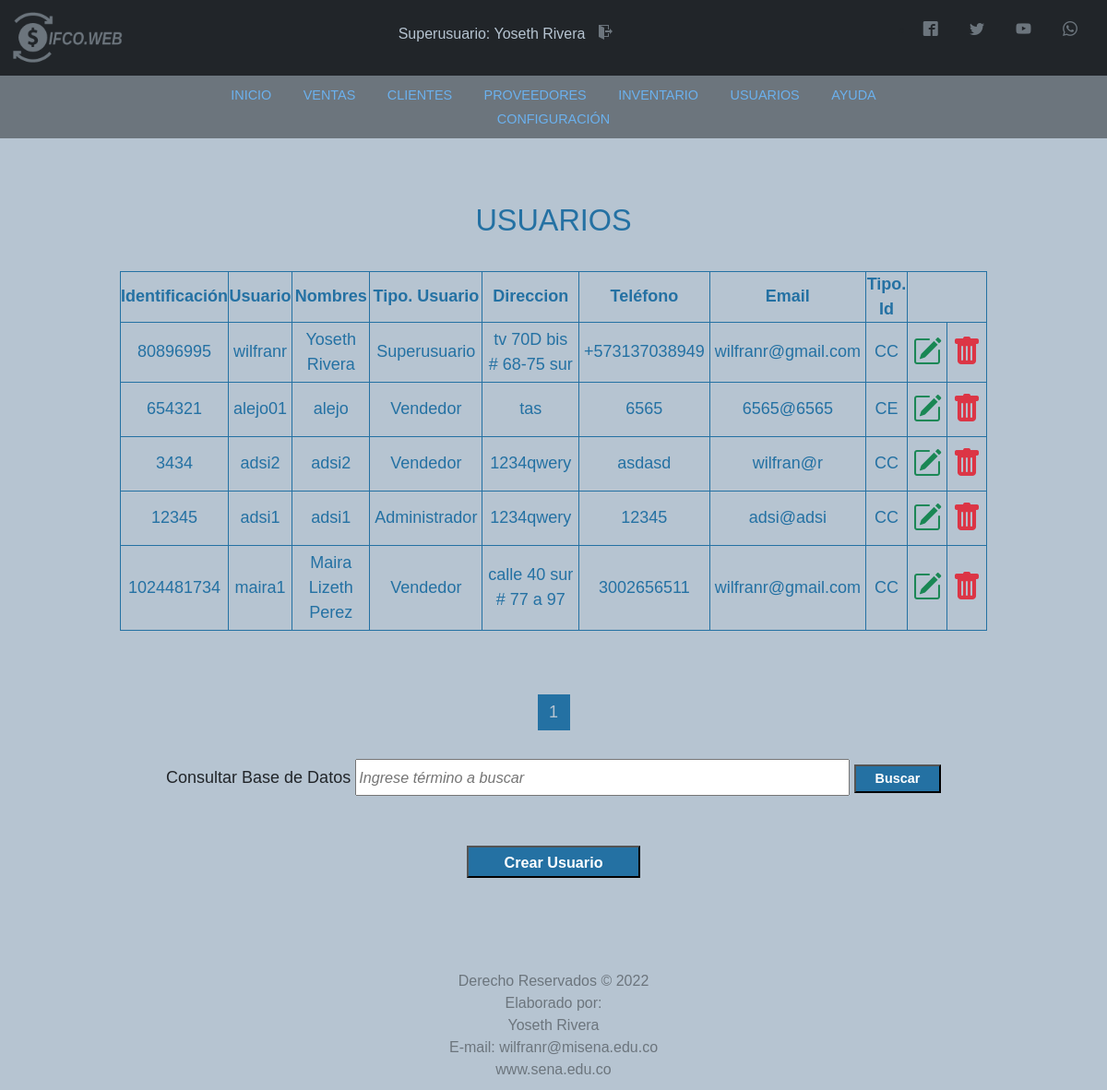
The page /Vista/html/usuarios.php (signed in) on the database its author committed.
### tables this page shows
CREATE TABLE `usuario` (
  `codUsuario` int(11) NOT NULL,
  `id` varchar(20) DEFAULT NULL,
  `tipoId` varchar(11) DEFAULT NULL,
  `nombre` varchar(50) DEFAULT NULL,
  `direccion` text NOT NULL,
  `telefono` varchar(20) NOT NULL,
  `correo` varchar(100) DEFAULT NULL,
  `usuario` varchar(15) DEFAULT NULL,
  `clave` varchar(100) DEFAULT NULL,
  `rol` varchar(20) DEFAULT NULL
);

### Vista/html/usuarios.php (the view, shortened to what this page needs)
<?php
    include '../../includes/conexion.php';
    include '../../includes/header.php';
    include '../../includes/script.php';
    if ($_SESSION['rol'] == 'Administrador' || $_SESSION['rol'] == 'Superusuario') {
    include '../../includes/nav.php';
?>
    <!DOCTYPE html>
    <html lang="es">
    <head>
        <link rel="stylesheet" href="estilos.css">
        <link rel="stylesheet" href="font.css">
    </head>
    <body>
        <div class="container-tabla-usuarios">
            <h1>USUARIOS</h1><br>
            <table class="tabla-usuarios">
                <th>Identificación</th>
                <th>Usuario</th>
                <th>Nombres</th>
                <th>Tipo. Usuario</th>
                <th>Direccion</th>
                <th>Teléfono</th>
                <th>Email</th>
                <th>Tipo. Id</th>
                <?php
                $sql_register = mysqli_query($conexion, "SELECT COUNT(*) as total_registro FROM usuario");
                $result_register = mysqli_fetch_array($sql_register);
                $total_registro = $result_register['total_registro'];
                $por_pagina = 5;
                if (empty($_GET['pagina'])) {
                    $pagina = 1;
                } else {
                    $pagina = $_GET['pagina'];
                }
                $desde = ($pagina - 1) * $por_pagina;
                $total_paginas = ceil($total_registro / $por_pagina);
                if ($_SESSION['rol'] == 'Superusuario') {
                    $sentence = "SELECT * FROM usuario ORDER BY id DESC LIMIT $desde, $por_pagina";
                } else {
                    $sentence = "SELECT * FROM usuario WHERE rol != 'Superusuario' ORDER BY id DESC LIMIT $desde, $por_pagina";
                }
                $result = $conexion->query($sentence) or die("Error al consultar: " . mysqli_error($conexion));
                while ($rows = $result->fetch_assoc()) {
                ?>
                    <tr>
                        <td id="id"><?php echo $rows['id'] ?></td>
                        <td><?php echo $rows['usuario'] ?></td>
                        <td><?php echo $rows['nombre'] ?></td>
                        <td><?php echo $rows['rol'] ?></td>
                        <td><?php echo $rows['direccion'] ?></td>
                        <td><?php echo $rows['telefono'] ?></td>
                        <td><?php echo $rows['correo'] ?></td>
                        <td><?php echo $rows['tipoId'] ?></td>
                        <td><a href="modify_user.php?usr=<?php echo $rows['id'] ?>"><i class="bi bi-pencil-square" style="font-size: 2rem; color: #198754;"></i></a></td>
                        <td><a href="#" onclick="DeleteUser()"><i class="bi bi-trash-fill" style="font-size: 2rem; color: #dc3545;"></i></a>
                    </tr>
                <?php
                }
                ?>
            </table><br><br>
            <div class="paginador">
                <ul>
                    <?php
                    for ($i = 1; $i <= $total_paginas; $i++) {
                        if ($i == $pagina) {
                            echo '<li class="pageSelected" >' . $i . '</li>';
                        } else {
                            echo '<li><a href="?pagina=' . $i . '">' . $i . '</a></li>';
                        }
                    }
                    ?>
                </ul>
            </div>
            <form action="search.php" method="GET">
                <label id="buscar" for="buscar">Consultar Base de Datos </label>
                <input type="text" class="control-buscar" id="busqueda" name="search" placeholder="Ingrese término a buscar">
                <input class="btn-buscar" type="submit" value="Buscar" name="buscar"><br><br><br>
            </form>
            <a href="new_user.php"><input class="btn-crear" type="button" value="Crear Usuario"></a>
        </div>
    </body>
<?php include '../../includes/footer.php';
} else {
    echo '<script>
            UserNoAccess()
        </script>';
}
?>
    </html>

### includes/header.php (shortened to what this page needs)
<?php
include 'conexion.php';
$id = $_SESSION['id'];
$sentence = "SELECT nombre, rol, codUsuario FROM usuario WHERE id = '" . $id . "' ";
$result = $conexion->query($sentence);
$row = $result->fetch_assoc();
?>
<!DOCTYPE html>
<html lang="es">
<head>
    <link rel="stylesheet" href="../css/estilos.css">
    <link rel="stylesheet" href="../../font.css">
</head>
<body>
    <nav class="navbar navbar-dark bg-dark">
        <div class="container-fluid">
            <a class="navbar-brand" href="panel_principal.php"><img src="../img/LOGO_gris.png" alt="logo" width="130px"></a>
            <h4 id="user">
                <?php
                echo utf8_decode($row['rol']);
                echo ": ";
                echo utf8_decode($row['nombre']);
                ?>
                <a href="../../Controlador/exit.php" class="icon-salir icon-exit"></a>
            </h4>
            <div class="redes">
                <ul>
                    <li>
                        <a href="https://es-es.facebook.com/" class="icon icon-facebook2" target="blank"></a>
                        <a href="https://twitter.com/" class="icon icon-twitter" target="blank"></a>
                        <a href="https://www.youtube.com/" class="icon icon-youtube" target="blank"></a>
                        <a href="https://www.whatsapp.com" class="icon icon-whatsapp" target="blank"></a>
                    </li>
                </ul>
            </div>
        </div>
    </nav>
</body>
</html>

### Vista/css/estilos.css (style rules this page uses)
* { margin: 0; padding: 0; }
body { background-color: #b6c4d1 !important; font-family: Zona Pro, Sans-Serif; }
#user { color: #b6c4d1; font-size: medium; }
.icon { color: #6c757d; text-decoration: none; padding: 10px; margin-right: 10px; }
.icon-salir { color: #6c757d; text-decoration: none; padding: 10px; margin-right: 10px; }
.container-tabla-usuarios { display: block; padding: 10px; margin-left: 10%; margin-top: 5%; width: 80%; text-align: center; font-size: large; }
.container-tabla-usuarios h1 { color: #2471A3; font-size: 1.8em; }
.tabla-usuarios { width: 100%; height: 100%; color: #2471A3; border: solid #2471A3 1px; }
.tabla-usuarios tr th { border: solid #2471A3 1px; }
.tabla-usuarios td { border: solid #2471A3 1px; height: 20px; padding: 5px; }
.btn-buscar { width: 10%; height: 2.2em; background-color: #2471A3; color: white; font-size: 0.8em; cursor: pointer; font-weight: bold; }
.control-buscar { font-size: 0.9em; width: 57%; font-style: italic; padding: 6px 2px; }
.btn-crear { width: 20%; height: 2.2em; background-color: #2471A3; color: white; font-size: 0.9em; cursor: pointer; font-weight: bold; }
.paginador ul { padding: 15px; list-style: none; display: flex; justify-content: center; }
.paginador a, .pageSelected { color: #2471A3; border: solid #2471A3 1px; padding: 5px; display: inline-block; text-align: center; width: 35px; text-decoration: none; }
.pageSelected { background-color: #2471A3; color: #b6c4d1; }

### rows shown on the page
usuario: rol "Superusuario", nombre "Yoseth Rivera", id "80896995", usuario "wilfranr", direccion "tv 70D bis # 68-75 sur", telefono "+573137038949", correo "wilfranr@gmail.com", tipoId "CC"
usuario: id "654321", usuario "alejo01", nombre "alejo", rol "Vendedor", direccion "tas", telefono "6565", correo "6565@6565", tipoId "CE"
usuario: id "3434", usuario "adsi2", nombre "adsi2", rol "Vendedor", direccion "1234qwery", telefono "asdasd", correo "wilfran@r", tipoId "CC"
usuario: id "12345", usuario "adsi1", nombre "adsi1", rol "Administrador", direccion "1234qwery", telefono "12345", correo "adsi@adsi", tipoId "CC"
usuario: id "1024481734", usuario "maira1", nombre "Maira Lizeth Perez", rol "Vendedor", direccion "calle 40 sur # 77 a 97", telefono "3002656511", correo "wilfranr@gmail.com", tipoId "CC"
